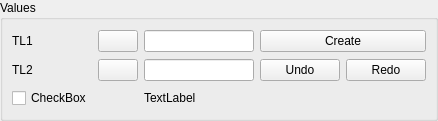
<?xml version="1.0" encoding="UTF-8"?>
<ui version="4.0">
 <class>EntityGUI_2Sel1Check_QTD</class>
 <widget class="QWidget" name="EntityGUI_2Sel1Check_QTD">
  <property name="geometry">
   <rect>
    <x>0</x>
    <y>0</y>
    <width>438</width>
    <height>121</height>
   </rect>
  </property>
  <property name="windowTitle">
   <string>EntityGUI_1Sel_QTD</string>
  </property>
  <layout class="QGridLayout">
   <property name="margin">
    <number>0</number>
   </property>
   <property name="spacing">
    <number>0</number>
   </property>
   <item row="0" column="0">
    <widget class="QGroupBox" name="GroupBox1">
     <property name="title">
      <string>Values</string>
     </property>
     <layout class="QGridLayout">
      <property name="margin">
       <number>9</number>
      </property>
      <property name="spacing">
       <number>6</number>
      </property>
      <item row="1" column="3">
       <layout class="QHBoxLayout">
        <property name="spacing">
         <number>6</number>
        </property>
        <property name="margin">
         <number>0</number>
        </property>
        <item>
         <widget class="QPushButton" name="buttonUndo">
          <property name="text">
           <string>Undo</string>
          </property>
         </widget>
        </item>
        <item>
         <widget class="QPushButton" name="buttonRedo">
          <property name="text">
           <string>Redo</string>
          </property>
         </widget>
        </item>
       </layout>
      </item>
      <item row="0" column="2">
       <widget class="QLineEdit" name="LineEdit1">
        <property name="sizePolicy">
         <sizepolicy hsizetype="MinimumExpanding" vsizetype="Fixed">
          <horstretch>0</horstretch>
          <verstretch>0</verstretch>
         </sizepolicy>
        </property>
       </widget>
      </item>
      <item row="0" column="0">
       <widget class="QLabel" name="TextLabel1">
        <property name="sizePolicy">
         <sizepolicy hsizetype="Fixed" vsizetype="Fixed">
          <horstretch>0</horstretch>
          <verstretch>0</verstretch>
         </sizepolicy>
        </property>
        <property name="text">
         <string>TL1</string>
        </property>
        <property name="wordWrap">
         <bool>false</bool>
        </property>
       </widget>
      </item>
      <item row="0" column="1">
       <widget class="QPushButton" name="PushButton1">
        <property name="sizePolicy">
         <sizepolicy hsizetype="Fixed" vsizetype="Fixed">
          <horstretch>0</horstretch>
          <verstretch>0</verstretch>
         </sizepolicy>
        </property>
        <property name="text">
         <string/>
        </property>
       </widget>
      </item>
      <item row="0" column="3">
       <widget class="QPushButton" name="buttonApply">
        <property name="text">
         <string>Create</string>
        </property>
       </widget>
      </item>
      <item row="1" column="2">
       <widget class="QLineEdit" name="LineEdit2"/>
      </item>
      <item row="1" column="1">
       <widget class="QPushButton" name="PushButton2">
        <property name="text">
         <string/>
        </property>
       </widget>
      </item>
      <item row="1" column="0">
       <widget class="QLabel" name="TextLabel2">
        <property name="text">
         <string>TL2</string>
        </property>
       </widget>
      </item>
      <item row="2" column="0">
       <widget class="QCheckBox" name="checkBox">
        <property name="text">
         <string>CheckBox</string>
        </property>
       </widget>
      </item>
      <item row="2" column="2" colspan="2">
       <widget class="QLabel" name="label">
        <property name="text">
         <string>TextLabel</string>
        </property>
       </widget>
      </item>
     </layout>
    </widget>
   </item>
  </layout>
 </widget>
 <layoutdefault spacing="6" margin="11"/>
 <pixmapfunction>qPixmapFromMimeSource</pixmapfunction>
 <tabstops>
  <tabstop>PushButton1</tabstop>
  <tabstop>LineEdit1</tabstop>
  <tabstop>buttonApply</tabstop>
  <tabstop>buttonUndo</tabstop>
  <tabstop>buttonRedo</tabstop>
 </tabstops>
 <resources/>
 <connections/>
</ui>
